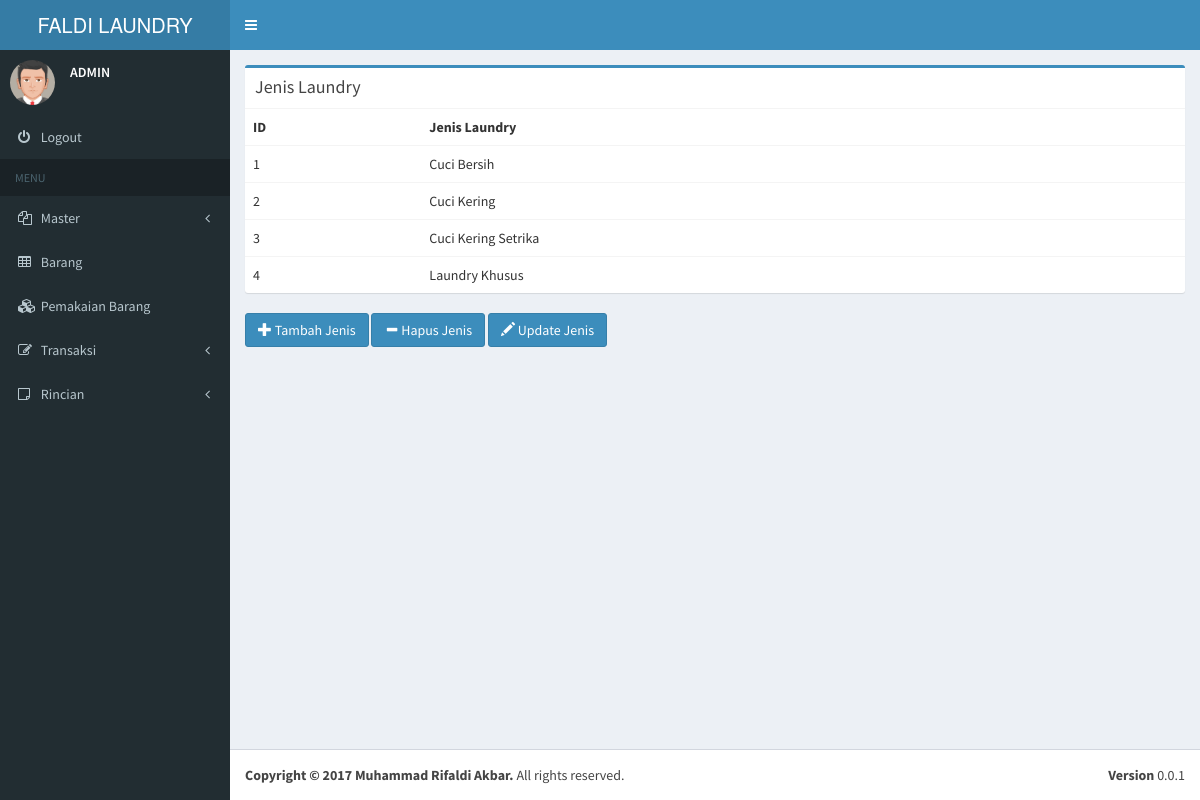
Page /Aplikasi/laundry/index.php?pages=jenis (signed in) on the committed database.
### tables this page shows
CREATE TABLE `jenislaundry` (
  `IDJenisLaundry` int(5) NOT NULL,
  `NmJenisLaundry` varchar(50) NOT NULL
);

### Aplikasi/laundry/pages/jenis.php (the view, shortened to what this page needs)
<div class="row">
            <div class="col-xs-12">
              <div class="box box-primary">
                <div class="box-header">
                  <h3 class="box-title">Jenis Laundry</h3>
                </div>
                <div class="box-body table-responsive no-padding">
                  <table class="table table-hover">
                    <tr>
                      <th>ID</th>
                      <th>Jenis Laundry</th>
                    </tr>
					<?php
					include('koneksi.php');
					$query = mysqli_query($connection, 'SELECT * FROM jenislaundry');
					if($query)
					{
						while($row = mysqli_fetch_row($query))
						{
							?>
							<tr>
							<td><?php echo $row[0]; ?></td>
							<td><?php echo $row[1]; ?></td>
							</tr>
							<?php
						}
					}
					?>
                  </table>
                </div>
              </div>
			  <?php
			  if(isset($_SESSION['username']))
			  {
			  ?>
			  <a class="btn btn-primary" href="?pages=tambahjenis"><span class="glyphicon glyphicon-plus"></span> Tambah Jenis</a>
			  <a class="btn btn-primary" href="?pages=hapusjenis"><span class="glyphicon glyphicon-minus"></span> Hapus Jenis</a>
			  <a class="btn btn-primary" href="?pages=updatejenis"><span class="glyphicon glyphicon-pencil"></span> Update Jenis</a>
			  <?php
			  }
			  ?>
            </div>
          </div>

### rows in the picture
jenislaundry: IDJenisLaundry "1", NmJenisLaundry "Cuci Bersih"
jenislaundry: IDJenisLaundry "2", NmJenisLaundry "Cuci Kering"
jenislaundry: IDJenisLaundry "3", NmJenisLaundry "Cuci Kering Setrika"
jenislaundry: IDJenisLaundry "4", NmJenisLaundry "Laundry Khusus"

### other values in the picture
$_SESSION['username'] "ADMIN"
